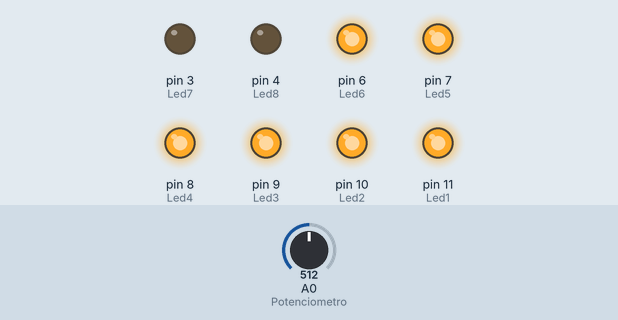
Bench run of a sketch on a simulated Arduino Uno, built with avr-gcc and run on an emulated ATmega328P. Parts: output pins drawn as LEDs (lit = HIGH). The inputs (shaded band) are chosen by the test bench; at power-on: A0 (Potenciometro) = 512.

Above: at 18.0 s.
18.1 s: A0 (Potenciometro) set to 0
At 21.9 s:
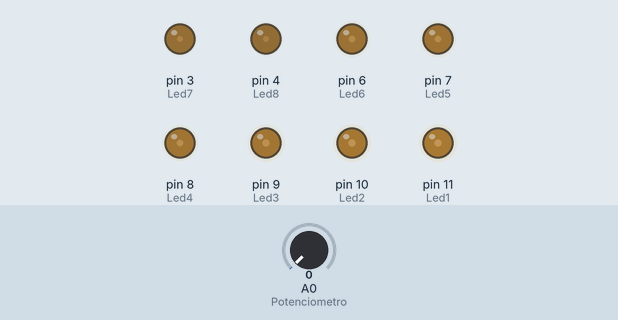
33.4 s: A0 (Potenciometro) set to 122
At 33.58 s:
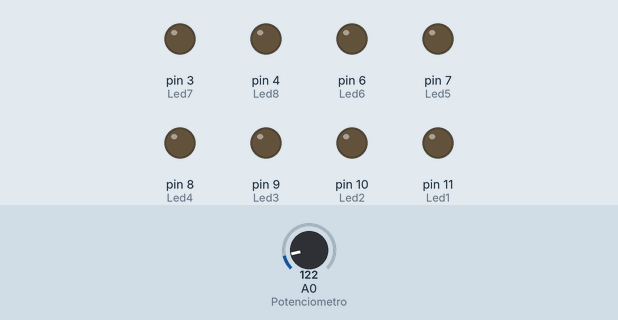
At 33.94 s:
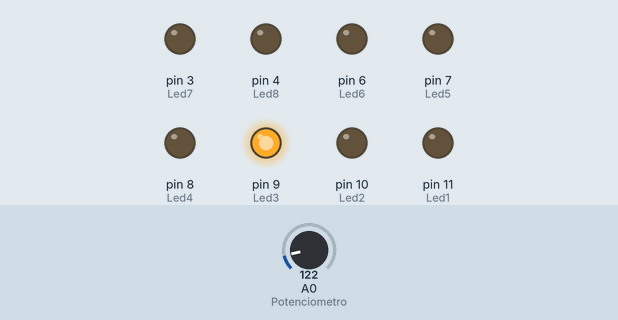
Timing chart, 0 to 54.7 s (numbered marks = the images above; inputs shaded):
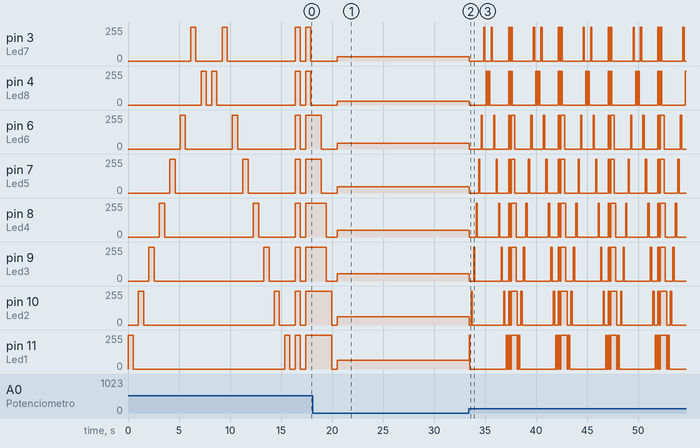

The sketch:

3SERIESDELUCESDIFERENTES.ino
```cpp
int Led1 = 11;
int Led2 = 10;
int Led3 = 9;
int Led4 = 8;
int Led5 = 7;
int Led6 = 6;
int Led7 = 3;
int Led8 = 4;
int Potenciometro = 0;


void setup()
{
Serial.begin (9600);

pinMode(Led1, OUTPUT);
pinMode(Led2, OUTPUT);
pinMode(Led3, OUTPUT);
pinMode(Led4, OUTPUT);
pinMode(Led5, OUTPUT);
pinMode(Led6, OUTPUT);
pinMode(Led7, OUTPUT);
pinMode(Led8, OUTPUT);
}
 //Serial.begin (9600);


void loop(){

  int ValorPot;


  ValorPot = analogRead(Potenciometro);


  digitalWrite(Led1, HIGH);// 1.- PATRON DE IZQUIERDA A DERECHA
  delay(ValorPot);
  digitalWrite(Led1, LOW);
  delay(ValorPot);
  digitalWrite(Led2, HIGH);
  delay(ValorPot);
  digitalWrite(Led2, LOW);
  delay(ValorPot);
  digitalWrite(Led3, HIGH);
  delay(ValorPot);
  digitalWrite(Led3, LOW);
  delay(ValorPot);
  digitalWrite(Led4, HIGH);
  delay(ValorPot);
  digitalWrite(Led4, LOW);
  delay(ValorPot);
  digitalWrite(Led5, HIGH);
  delay(ValorPot);
  digitalWrite(Led5, LOW);
  delay(ValorPot);
  digitalWrite(Led6, HIGH);
  delay(ValorPot);
  digitalWrite(Led6, LOW);
  delay(ValorPot);
  digitalWrite(Led7, HIGH);
  delay(ValorPot);
  digitalWrite(Led7, LOW);
  delay(ValorPot);
  digitalWrite(Led8, HIGH);
  delay(ValorPot);
  digitalWrite(Led8, LOW);
  delay(ValorPot);

  ///////////////////////////////////////

  digitalWrite(Led8, HIGH);//  LOS LEDS DE DERECHA A IZQUIERDA
  delay(ValorPot);
  digitalWrite(Led8, LOW);
  delay(ValorPot);
  digitalWrite(Led7, HIGH);
  delay(ValorPot);
  digitalWrite(Led7, LOW);
  delay(ValorPot);
  digitalWrite(Led6, HIGH);\

  delay(ValorPot);
  digitalWrite(Led6, LOW);
  delay(ValorPot);
  digitalWrite(Led5, HIGH);
  delay(ValorPot);
  digitalWrite(Led5, LOW);
  delay(ValorPot);
  digitalWrite(Led4, HIGH);
  delay(ValorPot);
  digitalWrite(Led4, LOW);
  delay(ValorPot);
  digitalWrite(Led3, HIGH);
  delay(ValorPot);
  digitalWrite(Led3, LOW);
  delay(ValorPot);
  digitalWrite(Led2, HIGH);
  delay(ValorPot);
  digitalWrite(Led2, LOW);
  delay(ValorPot);
  digitalWrite(Led1, HIGH);
  delay(ValorPot);
  digitalWrite(Led1, LOW);
  delay(ValorPot);

  //////////////////////
  digitalWrite(Led1, HIGH);
  digitalWrite(Led2, HIGH);
  digitalWrite(Led3, HIGH); // 2.- TODOS LOS LEDS SE ENCIENDEN Y APAGAN
  digitalWrite(Led4, HIGH);
  digitalWrite(Led5, HIGH);
  digitalWrite(Led6, HIGH);
  digitalWrite(Led7, HIGH);
  digitalWrite(Led8, HIGH);
  delay(ValorPot);
  digitalWrite(Led1, LOW);
  digitalWrite(Led2, LOW);
  digitalWrite(Led3, LOW);
  digitalWrite(Led4, LOW);
  digitalWrite(Led5, LOW);
  digitalWrite(Led6, LOW);
  digitalWrite(Led7, LOW);
  digitalWrite(Led8, LOW);
  delay(ValorPot);
  digitalWrite(Led1, HIGH);
  digitalWrite(Led2, HIGH);
  digitalWrite(Led3, HIGH);
  digitalWrite(Led4, HIGH);
  digitalWrite(Led5, HIGH);
  digitalWrite(Led6, HIGH);
  digitalWrite(Led7, HIGH);
  digitalWrite(Led8, HIGH);
  delay(ValorPot);
///////////////////////////////////
  digitalWrite(Led8, LOW);
  digitalWrite(Led7, LOW);     //3.- Se apagan los leds de a dos, de derecha a izquierda
  delay(ValorPot);

  digitalWrite(Led8, LOW);
  digitalWrite(Led7, LOW);
  delay(ValorPot);

  digitalWrite(Led6, LOW);
  digitalWrite(Led5, LOW);
  delay(ValorPot);

  digitalWrite(Led4, LOW);
  digitalWrite(Led3, LOW);
  delay(ValorPot);

  digitalWrite(Led2, LOW);
  digitalWrite(Led1, LOW);
  delay(ValorPot);

  }
```
